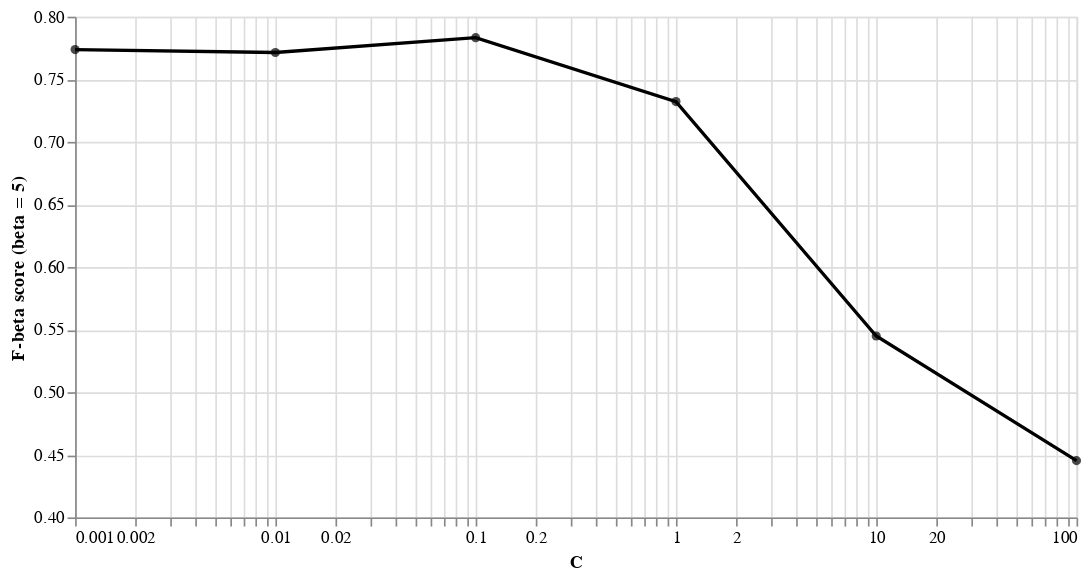

Notebook cell for this chart:
### Code cell
svc.draw_search_plot()

### Figure 1 — Vega-Lite specification as saved in the notebook (floating-point values rounded to 4 significant figures)
{"config": {"view": {"continuousWidth": 300, "continuousHeight": 300}}, "layer": [{"mark": {"type": "line", "color": "black"}, "encoding": {"x": {"field": "C", "scale": {"type": "log"}, "title": "C", "type": "quantitative"}, "y": {"field": "mean_test_score", "scale": {"zero": false}, "title": "F-beta score (beta = 5)", "type": "quantitative"}}}, {"mark": {"type": "circle", "color": "black"}, "encoding": {"x": {"field": "C", "scale": {"type": "log"}, "title": "C", "type": "quantitative"}, "y": {"field": "mean_test_score", "scale": {"zero": false}, "title": "F-beta score (beta = 5)", "type": "quantitative"}}}], "data": {"name": "data-449772ad8f5e675f92c53f1579a6daaf"}, "width": 600, "$schema": "https://vega.github.io/schema/vega-lite/v5.15.1.json", "datasets": {"data-449772ad8f5e675f92c53f1579a6daaf": [{"C": 0.1, "mean_test_score": 0.7832, "sem_test_score": 0.02096, "sem_test_score_lower": 0.7728, "sem_test_score_upper": 0.7937}, {"C": 0.001, "mean_test_score": 0.7737, "sem_test_score": 0.0004166, "sem_test_score_lower": 0.7735, "sem_test_score_upper": 0.7739}, {"C": 0.01, "mean_test_score": 0.7714, "sem_test_score": 0.0213, "sem_test_score_lower": 0.7608, "sem_test_score_upper": 0.7821}, {"C": 1.0, "mean_test_score": 0.7322, "sem_test_score": 0.02582, "sem_test_score_lower": 0.7193, "sem_test_score_upper": 0.7451}, {"C": 10.0, "mean_test_score": 0.5449, "sem_test_score": 0.02955, "sem_test_score_lower": 0.5302, "sem_test_score_upper": 0.5597}, {"C": 100.0, "mean_test_score": 0.4453, "sem_test_score": 0.01172, "sem_test_score_lower": 0.4395, "sem_test_score_upper": 0.4512}]}}
